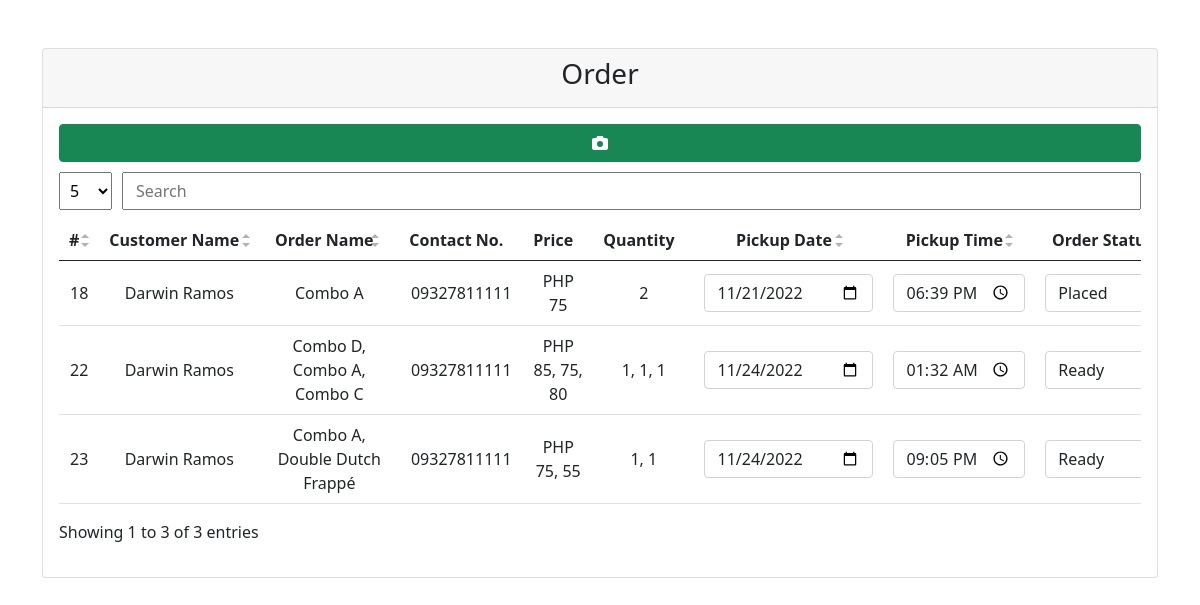
The page /edit-order.php (signed in) on the database its author committed.
### tables this page shows
CREATE TABLE `orders` (
  `order_id` int(11) NOT NULL,
  `user_id` int(11) NOT NULL,
  `date` date NOT NULL,
  `time` time NOT NULL,
  `qr_code` varchar(255) NOT NULL,
  `qr_image` varchar(255) NOT NULL,
  `status` varchar(255) NOT NULL
);

CREATE TABLE `user` (
  `user_id` int(11) NOT NULL,
  `firstname` varchar(255) NOT NULL,
  `lastname` varchar(255) NOT NULL,
  `username` varchar(255) NOT NULL,
  `email` varchar(255) NOT NULL,
  `contact` varchar(255) NOT NULL,
  `password` varchar(255) NOT NULL,
  `image` varchar(255) NOT NULL,
  `attempt` int(11) NOT NULL,
  `status` varchar(255) NOT NULL,
  `code` varchar(255) NOT NULL,
  `code_expiration` datetime NOT NULL,
  `user_type` varchar(255) NOT NULL
);

### php/classes/DbConnection.php (called while the page is built, shortened)
<?php
class DbConnection {
 public $dbHost = "localhost";
 public $dbUser = "root";
 public $dbPassword = "";
 public $dbName = "snackwise";
  function connect() {
      try {
        $conn = new PDO("mysql:host=" . $this->dbHost . ";dbname=" . $this->dbName, $this->dbUser, $this->dbPassword);
        return $conn;
      } catch(PDOException $e) {
        echo "Datanase Connection Failed: " . $e->getMessage();
      }
  }
}
?>

### php/classes/Order.php (the view, shortened to what this page needs)
<?php
require_once dirname(__FILE__) . "/DbConnection.php";
class Order extends DbConnection
{
    public function fetch_five()
    {
        $status = 'Cancelled';
        $result = $query = $this->connect()->prepare("SELECT m.price AS price, u.contact,  m.discount AS discount, l.quantity AS quantity, u.user_id, o.order_id, CONCAT(u.firstname,' ', u.lastname) AS customer_name, GROUP_CONCAT(m.name SEPARATOR ', ') AS menu_name, GROUP_CONCAT(m.price -(m.price * (m.discount/100))*l.quantity SEPARATOR ', ') AS price_list, GROUP_CONCAT(l.quantity SEPARATOR ', ') AS quantity_list, o.date, o.time, o.status FROM user u INNER JOIN orders o ON u.user_id = o.user_id INNER JOIN orderlist l ON o.order_id = l.order_id  INNER JOIN menu m ON l.menu_id = m.menu_id WHERE o.status != :status GROUP BY l.order_id ORDER BY date ASC
        LIMIT 5");
        $query->execute([":status" => $status]);
        $output = '';
        foreach ($result as $row) {
            $placed = "";
            $preparing = "";
            $ready = "";
            $confirmed = "";
            if ($row["status"] == "Placed") {
                $placed = "selected";
            } else if ($row["status"] == "Preparing") {
                $preparing = "selected";
            } else if ($row["status"] == "Ready") {
                $ready = "selected";
            } else if ($row["status"] == "Confirmed") {
                $confirmed = "selected";
            }
            $output .= '
		<tr>
            <td>' . $row["order_id"] . '</td>
            <td>' . $row["customer_name"] . '</td>
            <td>' . $row["menu_name"] . '</td>
            <td>' . $row["contact"]  . '</td>
            <td>PHP ' . $row["price_list"] . '</td>
            <td>' . $row["quantity_list"] . '</td>
            <td> <input min="' . date('Y-m-d') . '" type="date" class="form-control table-date" name="date" id="' . $row["order_id"] . 'new-date" value="' . $row["date"] . '" onchange="new Order().fetch_selected_order(' . $row["order_id"] . ',`new`)"/></td>
            <td> <input type="time" class="form-control table-time" name="time" id="' . $row["order_id"] . 'new-time" value="' . $row["time"] . '" onchange="new Order().fetch_selected_order(' . $row["order_id"] . ',`new`)"/></td>
            <td>
                <select name="status" id="' . $row["order_id"] . 'new-status" class="form-select" onchange="new Order().fetch_selected_order(' . $row["order_id"] . ',`new`)" onload="console.log(`1`)">
                    <option value="Placed" ' . $placed . '>Placed</option>
                    <option value="Confirmed" ' . $confirmed . '>Confirmed</option>
                    <option value="Preparing" ' . $preparing . '>Preparing</option>
                    <option value="Ready" ' . $ready . '>Ready</option>
                </select>
            </td>
            <td>
                <button type="button" onclick="new Order().del_notif(' . $row["order_id"] . ', ' . $row["user_id"] . ')" class="btn btn-delete"><i class="fa-solid fa-trash"></i></button>&nbsp;
                <button type="button" onclick="new Order().order_fetch_info(' . $row["order_id"] . ', `manual`)" class="btn btn-claim">Claim</button>
            </td>
		</tr>
		';
        }
        return $output;
    }
}

### css/table.css (style rules this page uses)
.dt-table>tbody>tr>td, .dt-table>tbody>tr>th, .dt-table>tfoot>tr>td, .dt-table>tfoot>tr>th, .dt-table>thead>tr>td, .dt-table>thead>tr>th { vertical-align: top; padding: 8px 10px; white-space: nowrap }
td { vertical-align: middle !important; }
td:nth-child(3) { white-space: normal !important; }
td, th { text-align: center !important; }

### edit-order.php (style rules this page uses)
td:nth-child(9) { min-width: 145px !important; }
td:nth-child(3) { min-width: 140px !important; }
td:nth-child(2) { white-space: normal !important; width: 80px !important; }
td:nth-child(5) { white-space: normal !important; width: 100px !important; }

### rows shown on the page
orders: order_id "18", customer_name "Darwin Ramos", menu_name "Combo A", user.contact "09327811111", price_list "75", quantity_list "2", date "11/21/2022", time "18:39:00", status "Placed"
orders: order_id "22", customer_name "Darwin Ramos", menu_name "Combo D, Combo A, Combo C", user.contact "09327811111", price_list "85, 75, 80", quantity_list "1, 1, 1", date "11/24/2022", time "01:32:00", status "Ready"
orders: order_id "23", customer_name "Darwin Ramos", menu_name "Combo A, Double Dutch Frappé", user.contact "09327811111", price_list "75, 55", quantity_list "1, 1", date "11/24/2022", time "21:05:00", status "Ready"
